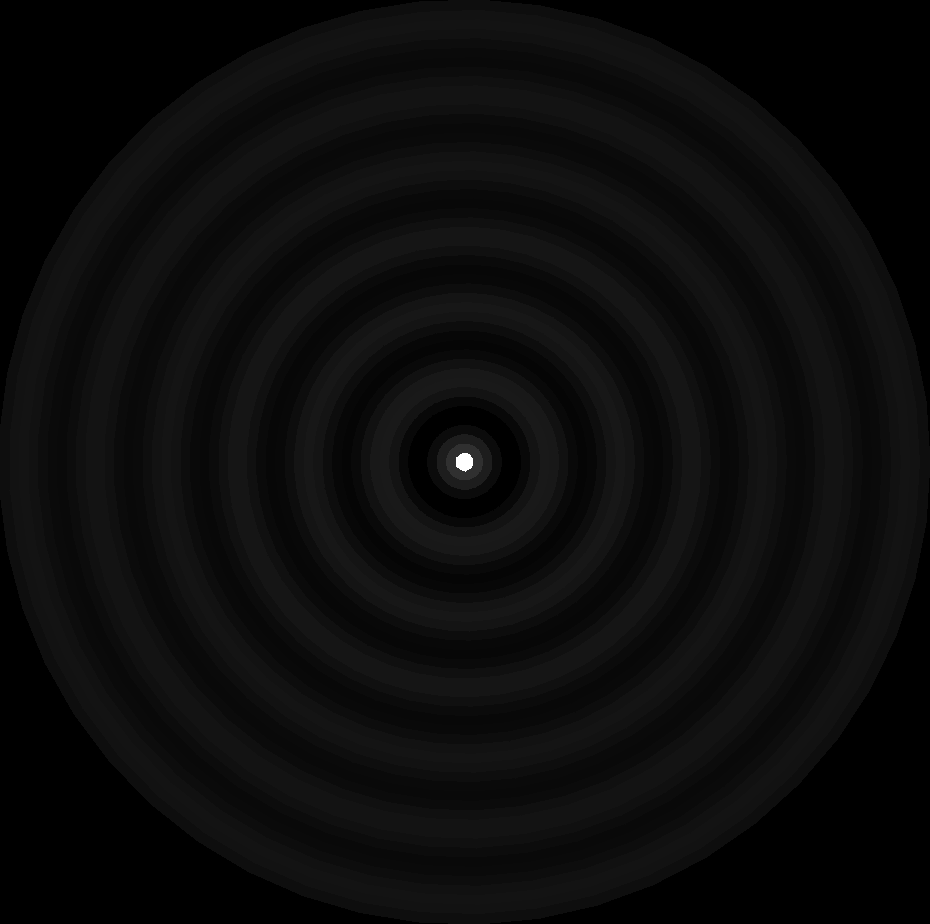

Generate this figure with Python:
# -*- coding: utf-8 -*-
from scipy.special import jv
import matplotlib.pyplot as plt
import numpy as np


plt.style.use('dark_background')
"""
Created on Mon Jul 15 18:09:47 2019

@author: Alejandro
"""


lamb=632.8e-9
f=50e-3
a=f/10
k=2*np.pi/lamb

r_3=np.linspace(0,a)
phi = np.linspace(0, 2*np.pi)
r_3, phi = np.meshgrid(r_3, phi)
x_grid=r_3*np.cos(phi)
y_grid=r_3*np.sin(phi)

I=(k*a*jv(1,k*a)*jv(0, 2*a*r_3/lamb/f)-2*r_3*a*jv(0, k*a)*jv(1,2*a*r_3/lamb/f)/lamb/f)/(k**2-(2*r_3/lamb/f)**2)
f=plt.figure(figsize=(12,12), facecolor="b")
plt.axis('off')
plt.gcf().set_facecolor("black")
m=plt.pcolormesh(x_grid,y_grid, I, cmap="gist_gray")
m.axes.get_xaxis().set_visible(False)
m.axes.get_yaxis().set_visible(False)
plt.savefig("distortion.png",  bbox_inches='tight', pad_inches = 0)
